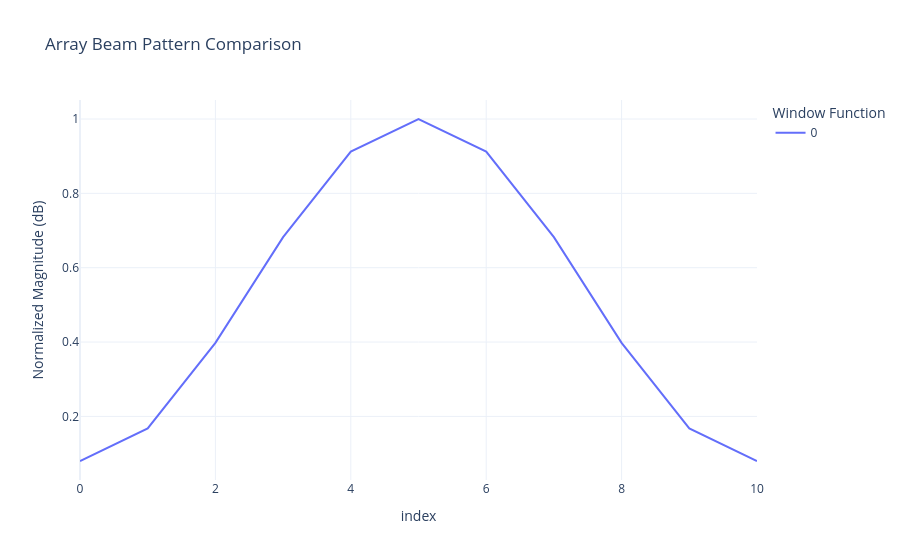

Notebook cell for this chart:
### Markdown cell above
### Generate Window

### Code cell
import numpy as np
import plotly.express as px

df = array_geometry.df
window = np.hamming(len(df))

df = df.drop(DataHeader.GEOM_AMP_GAIN_DB)
df = df.with_columns(pl.lit(window).alias(DataHeader.GEOM_AMP_GAIN_LIN))

fig = px.line(
    window,
    title="Array Beam Pattern Comparison",
    labels={"value": "Normalized Magnitude (dB)", "variable": "Window Function"},
)

fig.update_layout(
    hovermode="x unified",  # Shows all values when hovering over an angle
    template="plotly_white",
)

fig.show()

### Figure 1 — Plotly figure (JSON) as saved in the notebook; plotly's stock layout.template omitted (floating-point values rounded to 4 significant figures)
{"data": [{"hovertemplate": "Window Function=0<br>index=%{x}<br>Normalized Magnitude (dB)=%{y}<extra></extra>", "legendgroup": "0", "line": {"color": "#636efa", "dash": "solid"}, "marker": {"symbol": "circle"}, "mode": "lines", "name": "0", "orientation": "v", "showlegend": true, "type": "scatter", "x": [0, 1, 2, 3, 4, 5, 6, 7, 8, 9, 10], "xaxis": "x", "y": [0.08, 0.1679, 0.3979, 0.6821, 0.9121, 1.0, 0.9121, 0.6821, 0.3979, 0.1679, 0.08], "yaxis": "y"}], "layout": {"hovermode": "x unified", "legend": {"title": {"text": "Window Function"}, "tracegroupgap": 0}, "title": {"text": "Array Beam Pattern Comparison"}, "xaxis": {"anchor": "y", "domain": [0, 1], "title": {"text": "index"}}, "yaxis": {"anchor": "x", "domain": [0, 1], "title": {"text": "Normalized Magnitude (dB)"}}}}
